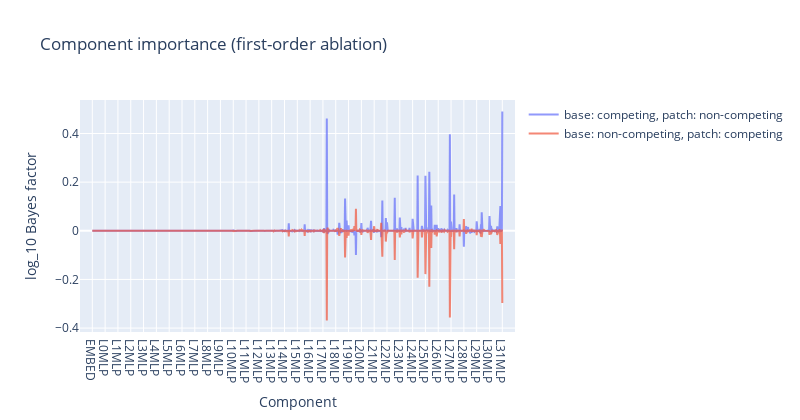
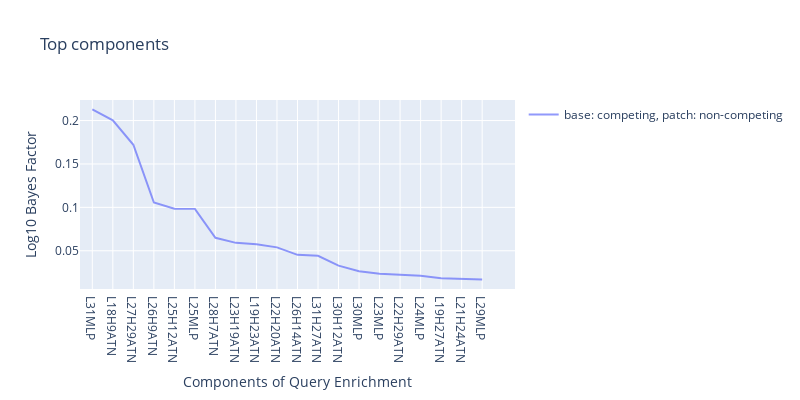

The notebook cell saved with these charts, in order:
### Code cell
utils.plot_head_data(
    lines=[
        (
            f"base: competing, patch: non-competing",
            log_bf_c_nc.mean(axis=0) / np.log(10),
            LABELS,
        ),
        (
            f"base: non-competing, patch: competing",
            log_bf_nc_c.mean(axis=0) / np.log(10),
            LABELS,
        ),
    ],
    spacing=33,
    title="Component importance (first-order ablation)",
    yaxis_title="log_10 Bayes factor",
    xaxis_title="Component",
    height=420,
    width=800,
).show()

log10_bfs = torch.tensor(log_bf_c_nc.mean(axis=0) / np.log(10))
indices = torch.topk(log10_bfs, 20, largest=True).indices
utils.plot_head_data(
    lines=[
        (
            f"base: competing, patch: non-competing",
            log10_bfs[indices] / np.log(10),
            [LABELS[idx.item()] for idx in indices],
        ),
    ],
    spacing=1,
    title=f"Top components",
    yaxis_title="Log10 Bayes Factor",
    xaxis_title="Components of Query Enrichment",
    height=400,
    width=800,
).show()

### Figure 1 — Plotly figure (JSON) as saved in the notebook; plotly's stock layout.template omitted (floating-point values rounded to 4 significant figures; data arrays with more than 128 entries replaced by an {"elided": "..."} marker saying what was removed)
{"data": [{"mode": "lines", "name": "base: competing, patch: non-competing", "opacity": 0.7, "type": "scatter", "x": {"elided": "1057 str values"}, "y": {"elided": "1057 float values"}}, {"mode": "lines", "name": "base: non-competing, patch: competing", "opacity": 0.7, "type": "scatter", "x": {"elided": "1057 str values"}, "y": {"elided": "1057 float values"}}], "layout": {"height": 420, "hovermode": "x unified", "showlegend": true, "title": {"text": "Component importance (first-order ablation)"}, "width": 800, "xaxis": {"range": [-31.71, 1089.0], "ticktext": ["EMBED", "L0MLP", "L1MLP", "L2MLP", "L3MLP", "L4MLP", "L5MLP", "L6MLP", "L7MLP", "L8MLP", "L9MLP", "L10MLP", "L11MLP", "L12MLP", "L13MLP", "L14MLP", "L15MLP", "L16MLP", "L17MLP", "L18MLP", "L19MLP", "L20MLP", "L21MLP", "L22MLP", "L23MLP", "L24MLP", "L25MLP", "L26MLP", "L27MLP", "L28MLP", "L29MLP", "L30MLP", "L31MLP"], "tickvals": [0, 33, 66, 99, 132, 165, 198, 231, 264, 297, 330, 363, 396, 429, 462, 495, 528, 561, 594, 627, 660, 693, 726, 759, 792, 825, 858, 891, 924, 957, 990, 1023, 1056], "title": {"text": "Component"}}, "yaxis": {"title": {"text": "log_10 Bayes factor"}}}}

### Figure 2 — Plotly figure (JSON) as saved in the notebook; plotly's stock layout.template omitted (floating-point values rounded to 4 significant figures)
{"data": [{"mode": "lines", "name": "base: competing, patch: non-competing", "opacity": 0.7, "type": "scatter", "x": ["L31MLP", "L18H9ATN", "L27H29ATN", "L26H9ATN", "L25H12ATN", "L25MLP", "L28H7ATN", "L23H19ATN", "L19H23ATN", "L22H20ATN", "L26H14ATN", "L31H27ATN", "L30H12ATN", "L30MLP", "L23MLP", "L22H29ATN", "L24MLP", "L19H27ATN", "L21H24ATN", "L29MLP"], "y": [0.2128, 0.2003, 0.1721, 0.1056, 0.09855, 0.09827, 0.06494, 0.05912, 0.05762, 0.05394, 0.0453, 0.04416, 0.0329, 0.02645, 0.02358, 0.02273, 0.0213, 0.01839, 0.01787, 0.01686]}], "layout": {"height": 400, "hovermode": "x unified", "showlegend": true, "title": {"text": "Top components"}, "width": 800, "xaxis": {"range": [-0.6, 20.6], "ticktext": ["L31MLP", "L18H9ATN", "L27H29ATN", "L26H9ATN", "L25H12ATN", "L25MLP", "L28H7ATN", "L23H19ATN", "L19H23ATN", "L22H20ATN", "L26H14ATN", "L31H27ATN", "L30H12ATN", "L30MLP", "L23MLP", "L22H29ATN", "L24MLP", "L19H27ATN", "L21H24ATN", "L29MLP"], "tickvals": [0, 1, 2, 3, 4, 5, 6, 7, 8, 9, 10, 11, 12, 13, 14, 15, 16, 17, 18, 19], "title": {"text": "Components of Query Enrichment"}}, "yaxis": {"title": {"text": "Log10 Bayes Factor"}}}}
